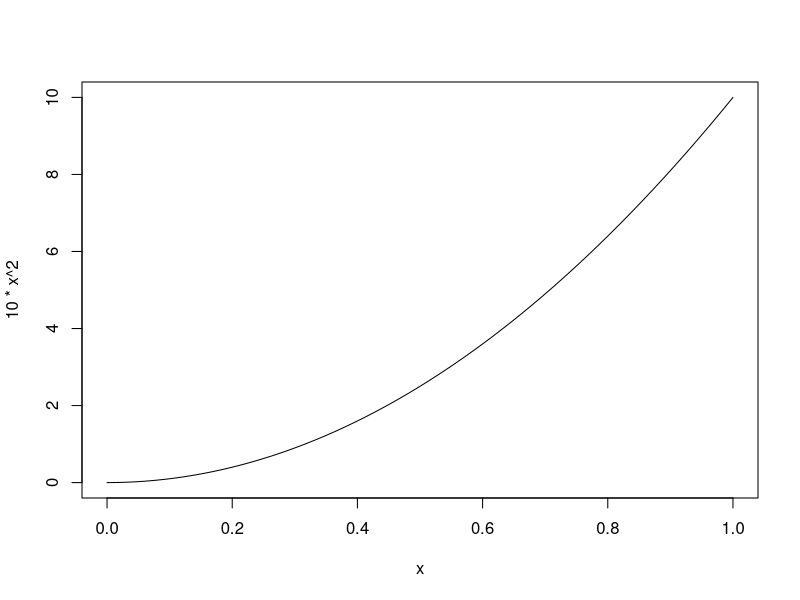
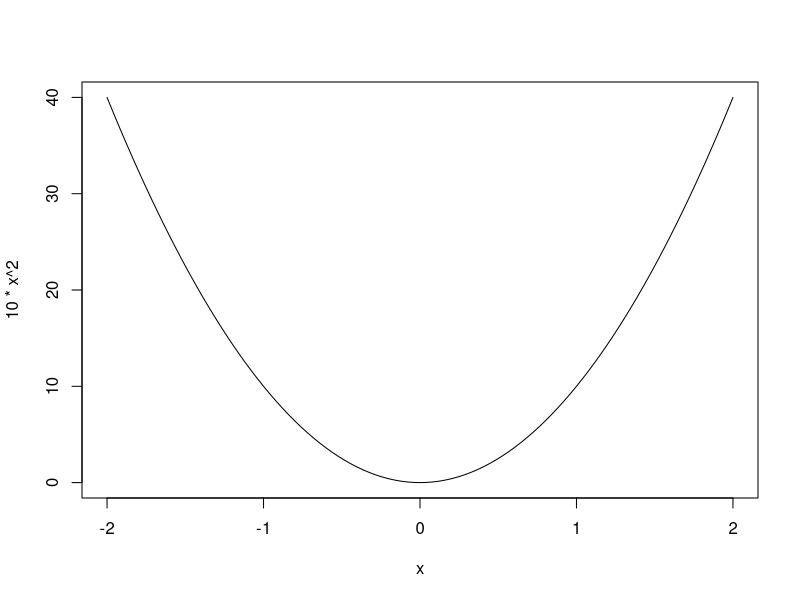

Source code (R) for these figures, in order: (Note: this script raises an error after producing the figures.)
## ---- chunk 1
knitr::opts_chunk$set(echo = TRUE)
## ---- chunk 2
2+1
2*1
2/2
2^2
## ---- chunk 3
20^(1/2)
sqrt(20)
factorial(3)
exp(1)
## ---- chunk 4
curve(10*x^2)
curve(10*x^2, xlim = c(-2,2))
## ---- chunk 5
?help
?c
?seq
?setwd()
?sort()
?dir()
?head()
?names()
?summary()
?dim()
?range()
?max()
?min()
?sum()
?pairs
?plot
## ---- chunk 6

#At the beginning of the script, describing the purpose of your script and what you are trying to solve

5 + 4 * 6 - 0 != 15 #In line: Describing a part of your code that is not inmediatly obvious what it is for. 
## ---- chunk 7
a=4
print(a)
a

#Two ways to assign variables:
a <- 3 #Left hand assigner (original way to assign results) 
3 -> d #Rigth hand assigner
a = 3
a

# sometimes the <- is necessary for functions originally created in S. often seen on R help forums if you Google future issues

b=5
b

## ---- chunk 8
a=4
b=2
a*b

a=4; b=2; a*b

## ---- chunk 9
b=2

a=3;b*a
#Vs
a = 3; b * a


#A more complex example
for (i in unique(raw_area_long$date)){sub.dat<-subset(raw_area_long, raw_area_long$date==i)
umoles<-(((sub.dat$area[sub.dat$date==i]-calib_coeff$intercept[calib_coeff$date==i])/calib_coeff$slope[calib_coeff$date==i])/1000)*sub.dat$headspace_mL[sub.dat$date==i]}

#Using spaces to organize the above code:

for (i in unique(raw_area_long$date)) {
  
  sub.dat <- subset (raw_area_long, raw_area_long$date == i) 
  umoles <- ( ( ( sub.dat$area[sub.dat$date == i] - calib_coeff$intercept [calib_coeff$date == i] ) / calib_coeff$slope [ calib_coeff$date == i] ) / 1000 ) * sub.dat$headspace_mL 

}


#Under some special circumstances, spaces are required, e.g. when using function paste() and its argument "sep = ' ' ".


## ---- chunk 10
result = 5 * a + 2 * b
result
result ^ pi
result = result ^ pi # this just overwrote your old 'result' object. Remember not to SCREW yourself

result

i = 1
i = i + 1
i = i + 1
i = i + 1
i = i + 1
i = i + 1
i

## ---- chunk 11
mycat = 1
my.cat  =  2
my_cat = 3
myCat = 4
MyCat = 5

## ---- chunk 12
a = 5
A = 7
b = 3
B = 15

b; B; a; A; a + a;
## ---- chunk 13

sqrt = sqrt(4)
sqrt #This is an object
sqrt(9) # as soon as you add the () and pass it a value, it operates as the function
## ---- chunk 14
# Logical
logical_vector = c(TRUE, FALSE, TRUE)

# Integer
int_vector = c(1L, 3L, 6L)  # Notice the 'L' here

# Double
num_vector = c(3.4, 493.22, 239992.229)

# Character
char_vector = c("Do", "you", "love", "cats", "?")

## ---- chunk 15
typeof(int_vector)

is.character(char_vector)

is.numeric(logical_vector)
## ---- chunk 16
my_list = list("meow", 12, c(4, 5, 10), list("I have 10 cats", FALSE))

str(my_list)
## ---- chunk 17
crazy_factor = factor(c("up", "down", "down", "sideways", "up"))

print(crazy_factor)

levels(crazy_factor)

as.integer(crazy_factor) #Notice the alphabetic rearrangment in the results! Important to keep in mind when looping (week 5)
## ---- chunk 18
cool_animals = c("cat", "cat", "dog", "dog")

cool_animals_factor = factor(cool_animals, levels = c("cat", "dog", "bunny"))

table(cool_animals_factor)

## ---- chunk 19
mat = matrix(1:12, ncol = 4, nrow = 3)

print(mat)

nrow(mat)

ncol(mat)
## ---- chunk 20
colnames(mat) = c("A", "B", "C", "D")

rownames(mat) = c("cat", "tiger", "lion")

print(mat)
## ---- chunk 21
mat = matrix(1:20, ncol = 4, nrow = 5)

mat.2 = matrix(21:40, ncol = 4, nrow = 5)
  
mat.3 = matrix(41:60, ncol = 4, nrow = 5)

my.array = array(c(mat, mat.2, mat.3), dim=c(5, 4, 3))

str(my.array)

## ---- chunk 22
array.rows = c("row1", "row2", "row3", "row4", "row5")
  
array.columns = c("col1", "col2", "col3", "col4")

array.matrices = c("matrix1", "matrix2", "matrix3")

my.array.named = array(c(mat, mat.2, mat.3), dim = c(5, 4, 3), dimnames = list(array.rows, array.columns, array.matrices))

## ---- chunk 23
#Let's get the datum in row two and column four from matrix 3
my.array.named[2, 4, 3]

#Access all the observations (data points) crossing column 2 in matrix 3 by leaving the row space blank.
my.array.named[ , 4, 3] 


## ---- chunk 24
iris
head(iris)
tail(iris)
str(iris)


## ---- chunk 25
iris$Sepal.Length

## ---- chunk 26
iris[["Sepal.Length"]]
## ---- chunk 27
# get the first 3 rows of the last 2 columns
iris[1:3, 4:5]

# get the 10th row of the 'Petal.Width' column
iris[10, "Petal.Width"]

# get the entire 4th row
iris[4, ]


#A brief on exploratory data analysis
boxplot(iris)
plot(iris$Petal.Width)
qqnorm(iris$Sepal.Length)
qqline(iris$Sepal.Length, col = 2)
## ---- chunk 28
setClass("Researcher", representation(name = "character", field = "character", RedPants = "character"))

o.montoya <- new("Researcher", name = "Oscar Montoya", field = "Petroleum Microbiology", RedPants = "Yes")

ls()

o.montoya
## ---- chunk 29

brand <- c("wildrose", "guiness", "grasshoper")
wheat.type <- c("Hard Red Spring", "Hard Red Winter", "Soft Red Winter" )
rating <- c(5, 7, NA)

NA.example <- cbind(brand, wheat.type, rating)
is.na(NA.example)

mean(rating)
mean(rating, na.rm = TRUE) #Avoid using just "T" as an abbreviation for "TRUE"

